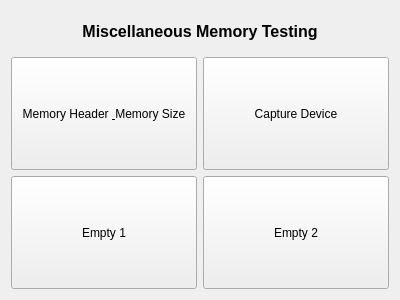
<?xml version="1.0" encoding="UTF-8"?>
<ui version="4.0">
 <class>MiscellaneousMemory</class>
 <widget class="MiscellaneousBase" name="MiscellaneousMemory">
  <property name="geometry">
   <rect>
    <x>0</x>
    <y>0</y>
    <width>400</width>
    <height>300</height>
   </rect>
  </property>
  <property name="windowTitle">
   <string>MiscellaneousMemory</string>
  </property>
  <layout class="QVBoxLayout" name="verticalLayout">
   <item>
    <widget class="QLabel" name="lbTitle">
     <property name="minimumSize">
      <size>
       <width>0</width>
       <height>40</height>
      </size>
     </property>
     <property name="font">
      <font>
       <pointsize>12</pointsize>
       <weight>75</weight>
       <bold>true</bold>
      </font>
     </property>
     <property name="text">
      <string>Miscellaneous Memory Testing</string>
     </property>
     <property name="alignment">
      <set>Qt::AlignCenter</set>
     </property>
    </widget>
   </item>
   <item>
    <layout class="QGridLayout" name="gridLayout">
     <property name="leftMargin">
      <number>0</number>
     </property>
     <property name="rightMargin">
      <number>0</number>
     </property>
     <item row="1" column="1">
      <widget class="QPushButton" name="btnEmptyTest_2">
       <property name="sizePolicy">
        <sizepolicy hsizetype="Expanding" vsizetype="Expanding">
         <horstretch>0</horstretch>
         <verstretch>0</verstretch>
        </sizepolicy>
       </property>
       <property name="text">
        <string>Empty 2</string>
       </property>
      </widget>
     </item>
     <item row="0" column="0">
      <widget class="QPushButton" name="btnMemoryHeaderTest">
       <property name="sizePolicy">
        <sizepolicy hsizetype="Expanding" vsizetype="Expanding">
         <horstretch>0</horstretch>
         <verstretch>0</verstretch>
        </sizepolicy>
       </property>
       <property name="minimumSize">
        <size>
         <width>140</width>
         <height>30</height>
        </size>
       </property>
       <property name="text">
        <string>Memory Header &amp; Memory Size</string>
       </property>
      </widget>
     </item>
     <item row="0" column="1">
      <widget class="QPushButton" name="btnCaptureDeviceTest">
       <property name="sizePolicy">
        <sizepolicy hsizetype="Expanding" vsizetype="Expanding">
         <horstretch>0</horstretch>
         <verstretch>0</verstretch>
        </sizepolicy>
       </property>
       <property name="text">
        <string>Capture Device</string>
       </property>
      </widget>
     </item>
     <item row="1" column="0">
      <widget class="QPushButton" name="btnEmptyTest_1">
       <property name="sizePolicy">
        <sizepolicy hsizetype="Expanding" vsizetype="Expanding">
         <horstretch>0</horstretch>
         <verstretch>0</verstretch>
        </sizepolicy>
       </property>
       <property name="text">
        <string>Empty 1</string>
       </property>
      </widget>
     </item>
    </layout>
   </item>
  </layout>
 </widget>
 <layoutdefault spacing="6" margin="11"/>
 <customwidgets>
  <customwidget>
   <class>MiscellaneousBase</class>
   <extends>QWidget</extends>
   <header>MiscellaneousBase.h</header>
   <container>1</container>
  </customwidget>
 </customwidgets>
 <resources/>
 <connections/>
</ui>
